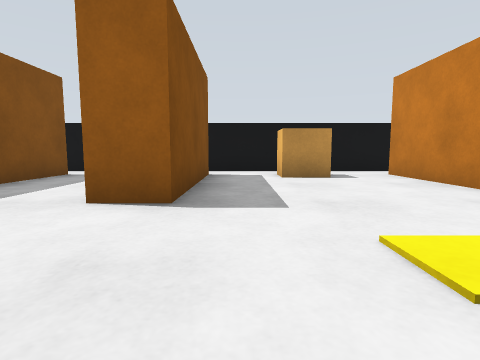
view 1 (above)

16 first-person views from a walk through a robot-simulator world made for Gazebo. The camera is 0.31 m above the floor, tilts 6° down and sees 80° across. The floor is counted in squares, 0.5 m on a side. Each view is taken from the middle of a square. On the plan, view 1 faces up. The plan holds only what a view shows up to about 9 squares ahead; the rest is blank.

view 2
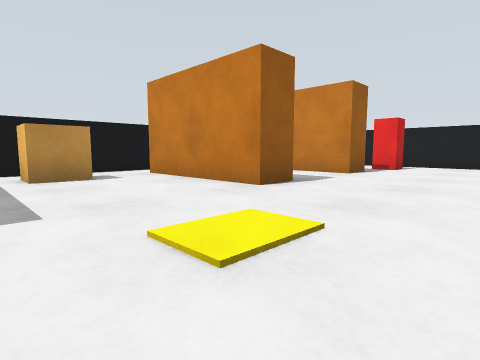

view 3
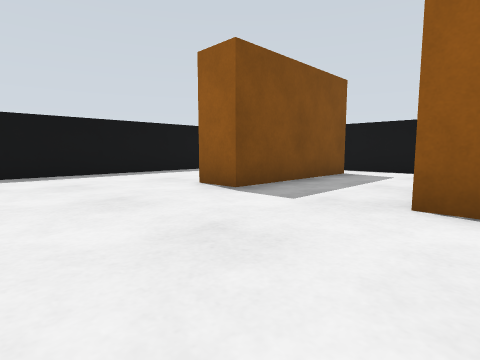

view 4
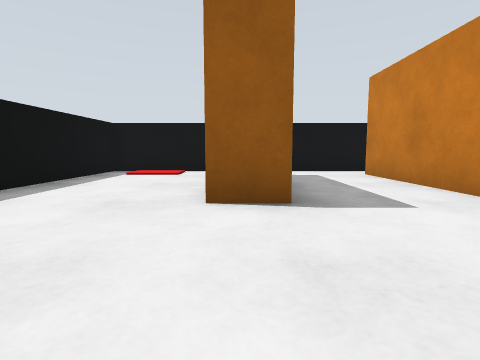

view 5
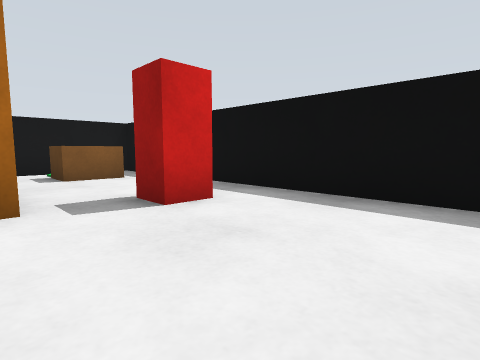

view 6
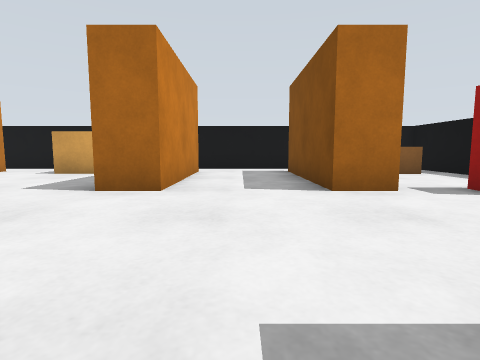

view 7
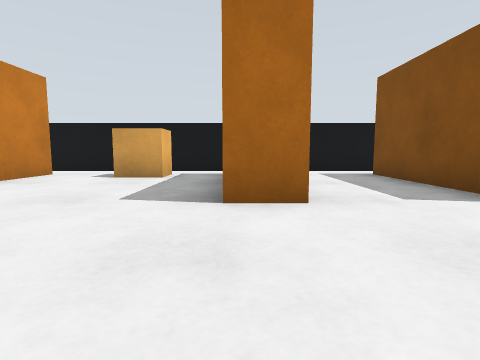

view 8
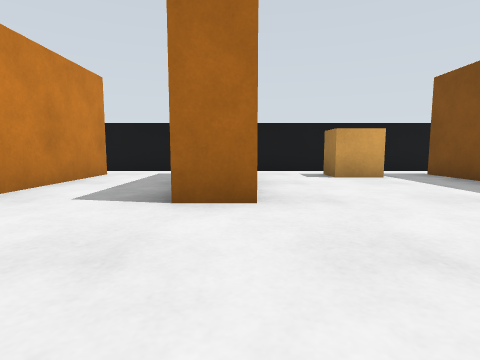

view 9
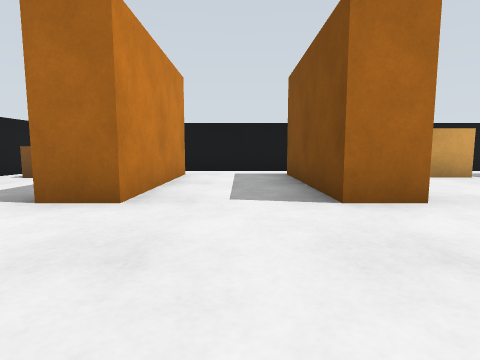

view 10
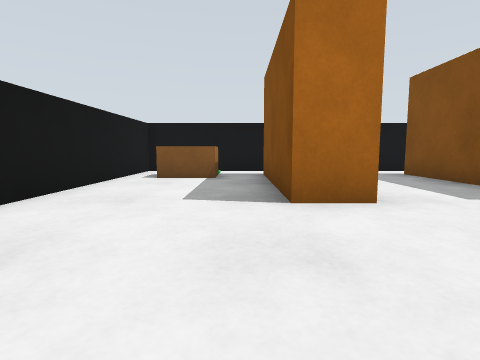

view 11
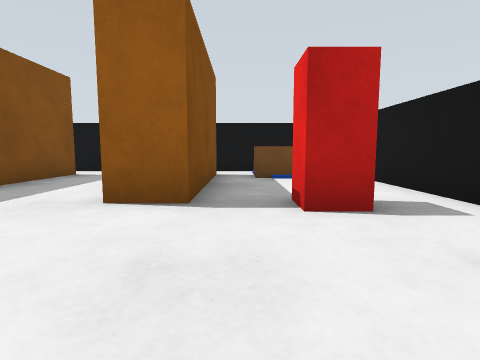

view 12
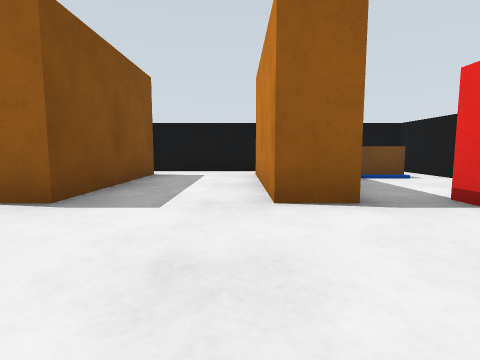

view 13
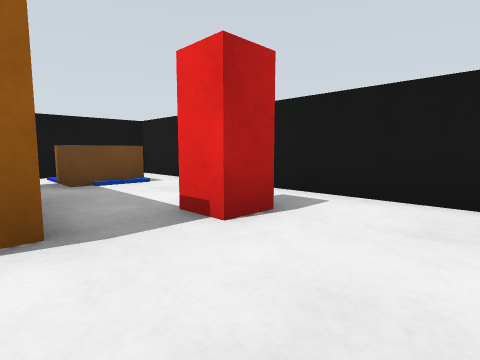

view 14
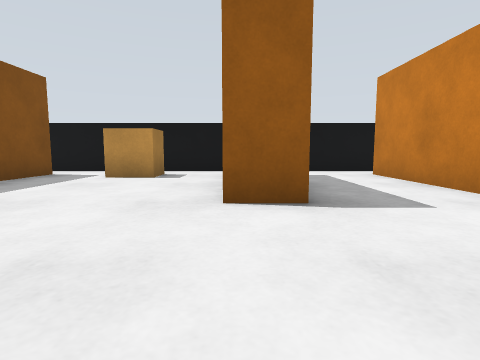

view 15
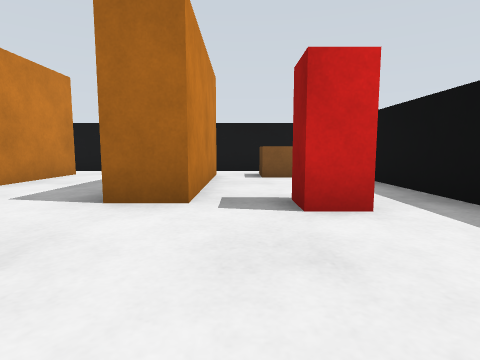

view 16
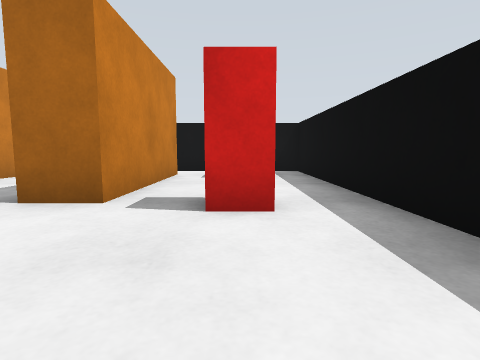

### Floor plan
Points are (right, up) in squares from view 1. A wall is a line through its corners. A room is listed if a view was taken in it or the views show most of it. See-through windows are left out.
Room 1 (views 1, 2, 3, 4, 5, 6, 7, 8, 9, 10, 11, 12, 13, 14, 15, 16)
walls: (-1.8, 3.8) (-1.8, 7.4); (3.8, -0.3) (4.8, -0.3) (4.8, -4.4); (-0.8, -2.6) (-0.8, -4.4); (-0.8, 7.4) (-0.8, 3.3) (-1.9, 3.3); (4.8, 7.4) (4.8, 3.3) (3.8, 3.3) (3.8, 7.4); (-1.8, -4.4) (-1.8, -0.3) (-0.8, -0.3); (3.8, -4.4) (3.8, -2.6); (-4.4, 7.4) (-4.4, 3.3) (-5.5, 3.3); (-5.4, -4.4) (-5.4, -0.3) (-4.4, -0.3) (-4.4, -4.4); (7.4, -4.4) (7.4, -0.3) (8.4, -0.3) (8.4, -4.2); (8.4, 7.4) (8.4, 3.3) (7.4, 3.3) (7.4, 7.4); (-8.7, 8.5) (-8.7, -5.5) (11.7, -5.5) (11.7, 8.5) (-8.7, 8.5)
objects: brown box (-7, -4); red box (-7, 0); orange box (1, -4) to (2, -4); orange box (1, 7) to (2, 7); brown box (10, -4) to (11, -4); red box (10, 3); brown box (10, 7)

Positions as (right, up) in squares from view 1, and headings:
1: (0, 0), facing up
2: (0, 0), facing up-right
3: (-1, 0), facing up-left
4: (-5, 0), facing up
5: (-5, 3), facing down-left
6: (-3, 4), facing down
7: (-1, 3), facing down
8: (4, 3), facing down
9: (6, 3), facing down
10: (9, 3), facing down
11: (9, 0), facing up
12: (7, 0), facing up
13: (8, 1), facing up-right
14: (4, 0), facing up
15: (-6, 3), facing down
16: (-7, 3), facing down
